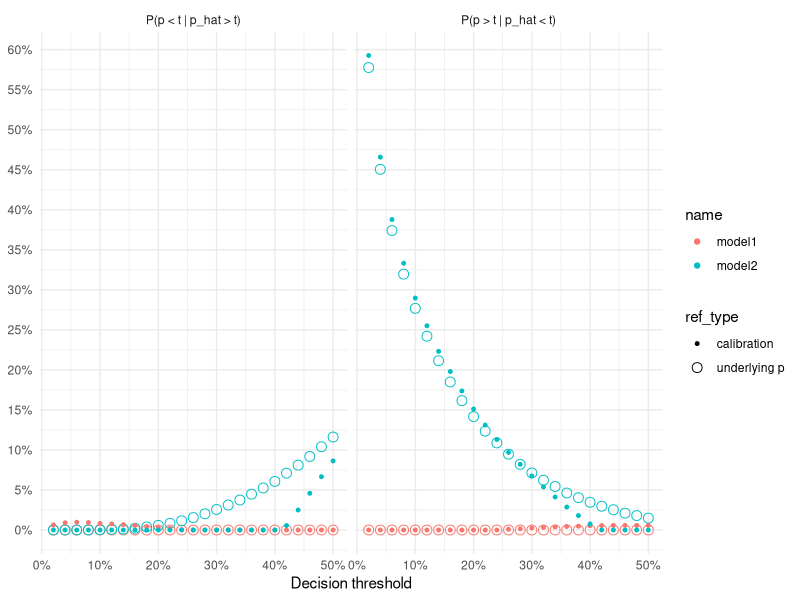
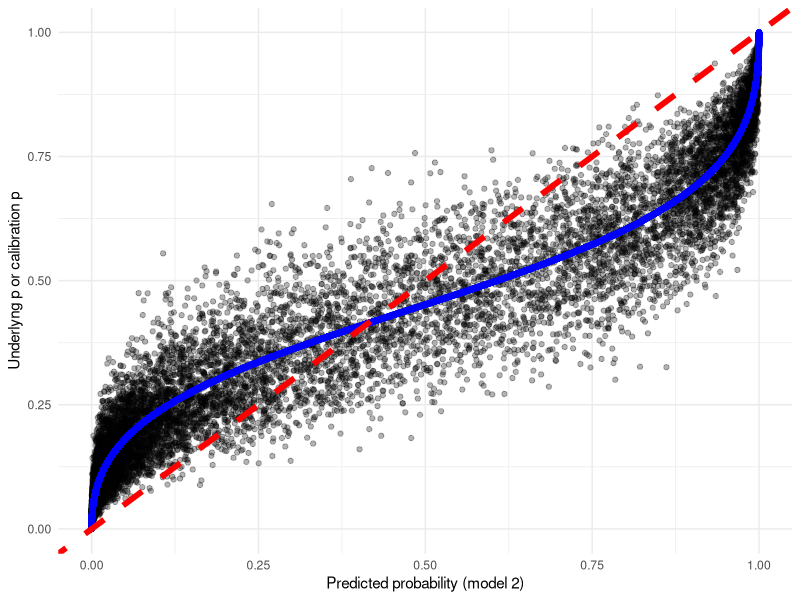
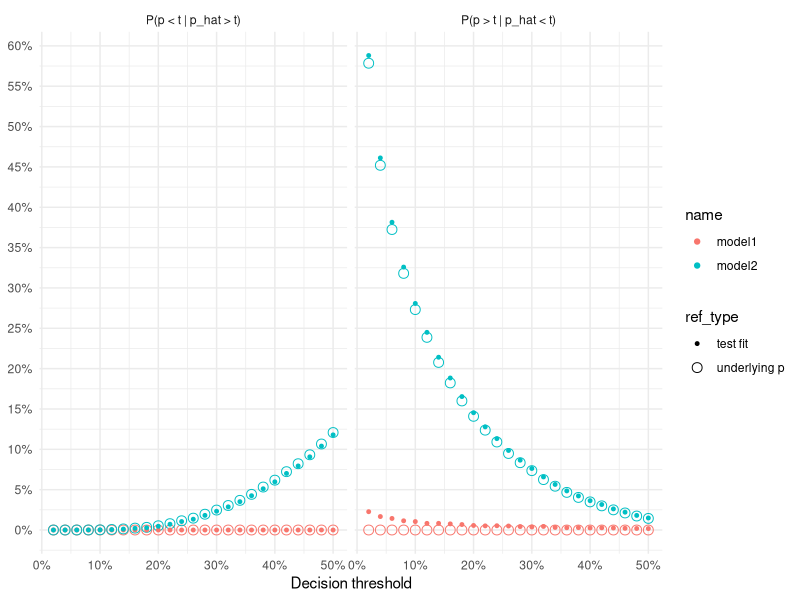
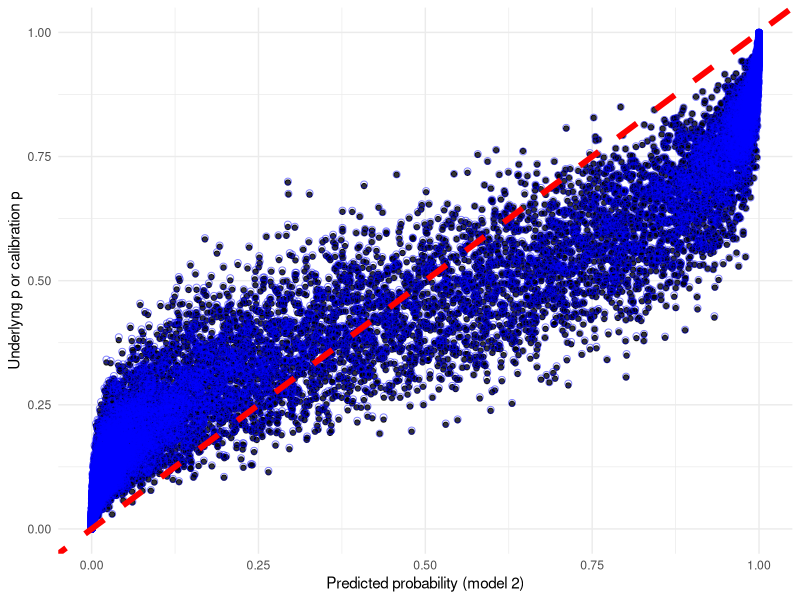

Here is the R script that generated these plots, in order:
## ---- chunk 1
knitr::opts_chunk$set(
  echo = TRUE,
  warning = FALSE,
  message = FALSE,
  dpi = 300
)
## ---- chunk 2
n_pop <- 1e6
X <- cbind(
  1,
  rnorm(n_pop), rnorm(n_pop), rnorm(n_pop)
)
beta <- c(-1.5, log(1.5), log(0.1), log(3))
p <- plogis(X %*% beta)
y <- rbinom(n = n_pop, size = 1, prob = p)
df <- data.frame(y, X[, -1], p)
head(df)
## ---- chunk 3
m1 <- \(x) as.vector(
  plogis(
    as.matrix(cbind(1, x[, stringr::str_detect(colnames(x), "^X")])) %*% beta
  )
)
## ---- chunk 4
beta2 <- c(-2.8, log(2), log(0.005), log(5))
m2 <- \(x) as.vector(
  plogis(
    as.matrix(cbind(1, x[, stringr::str_detect(colnames(x), "^X")])) %*% beta2
  )
)
## ---- chunk 5
ix <- sample(1:n_pop, 1e5)
.df <- df[ix,]
logit <- \(x) log(x/(1-x))
.df$p_hat1 <- m1(.df)
.df$lp1 <- logit(.df$p_hat1)
.df$p_hat2 <- m2(.df)
.df$lp2 <- logit(.df$p_hat2)

cal1 <- glm(y ~ rms::rcs(lp1, 5), data = .df, family = binomial)
cal2 <- glm(y ~ rms::rcs(lp2, 5), data = .df, family = binomial)

.df$cal1_fitted <- predict(cal1, data = .df, type = "response")
.df$cal2_fitted <- predict(cal2, data = .df, type = "response")
## ---- chunk 6


library(tidyverse)
thresholds <- seq(0.02, 0.5, 0.02)
get_treatment_errors <- function(thr, df_val) {
  tibble(
    type = c(
      "P(p > t | p_hat < t)",
      "P(p < t | p_hat > t)",
      "P(p > t | p_hat < t)",
      "P(p < t | p_hat > t)"
    ),
    ref_type = c(
      "underlying p",
      "underlying p",
      "calibration",
      "calibration"
    ),
    type_label = c(
      "undertreatment",
      "overtreatment",
      "undertreatment",
      "overtreatment"
    ),
    model1 = c(
      mean(df_val$p[df_val$p_hat1 < thr] > thr),
      mean(df_val$p[df_val$p_hat1 > thr] < thr),
      mean(df_val$cal1_fitted[df_val$p_hat1 < thr] > thr),
      mean(df_val$cal1_fitted[df_val$p_hat1 > thr] < thr)
    ),
    model2 = c(
      mean(df_val$p[df_val$p_hat2 < thr] > thr),
      mean(df_val$p[df_val$p_hat2 > thr] < thr),
      mean(df_val$cal2_fitted[df_val$p_hat2 < thr] > thr),
      mean(df_val$cal2_fitted[df_val$p_hat2 > thr] < thr)
    ),
    thr = rep(thr, 4)
  )
}
d <- map_df(thresholds, get_treatment_errors, df_val = .df)

## ---- chunk 7
theme_set(theme_minimal())
d %>% 
  na.omit() %>% 
  pivot_longer(cols = contains('model')) %>% 
  ggplot(aes(thr, value, color = name, shape = ref_type, size = ref_type)) +
  geom_point() +
  facet_wrap(~type) +
  scale_shape_manual(values = c(19, 21)) +
  scale_size_manual(values = c(1, 3)) +
  scale_x_continuous(labels = scales::percent) +
  scale_y_continuous(labels = scales::percent,
                     breaks = scales::pretty_breaks(10)) +
  labs(x = "Decision threshold", y = NULL)

## ---- chunk 8
.df %>% 
  sample_n(2e4) %>% 
  ggplot(aes(p_hat2)) +
  geom_point(aes(y = p), alpha = 0.3) +
  geom_point(aes(y = cal2_fitted), color = "blue") +
  geom_abline(linetype = 2, color = "red", size = 2) +
  labs(x = "Predicted probability (model 2)",
       y = "Underlyng p or calibration p")

## ---- chunk 9
n_test <- 1e5
.df <- df[sample(1:n_pop, n_test), ]
.df$p_hat1 <- m1(.df)
.df$lp1 <- logit(.df$p_hat1)
.df$p_hat2 <- m2(.df)
.df$lp2 <- logit(.df$p_hat2)
test_fit <- glm(y ~ X1 + X2 + X3, data = .df, family = binomial)
.df$cal1_fitted <- predict(test_fit, type = 'response')
.df$cal2_fitted <- predict(test_fit, type = 'response')
d <- map_df(thresholds, get_treatment_errors, df_val = .df) %>% 
  mutate(
    ref_type = ifelse(
      ref_type == "calibration",
      "test fit",
      ref_type
    )
  )

d %>% 
  na.omit() %>% 
  pivot_longer(cols = contains('model')) %>% 
  ggplot(aes(thr, value, color = name, shape = ref_type, size = ref_type)) +
  geom_point() +
  facet_wrap(~type) +
  scale_shape_manual(values = c(19, 21)) +
  scale_size_manual(values = c(1, 3)) +
  scale_x_continuous(labels = scales::percent) +
  scale_y_continuous(labels = scales::percent,
                     breaks = scales::pretty_breaks(10)) +
  labs(x = "Decision threshold", y = NULL)
## ---- chunk 10
.df %>% 
  sample_n(2e4) %>% 
  ggplot(aes(p_hat2)) +
  geom_point(aes(y = p), alpha = 0.8) +
  geom_point(aes(y = cal2_fitted), alpha = 0.5, color = "blue", 
             shape = 21, size = 2) +
  geom_abline(linetype = 2, color = "red", size = 2) +
  labs(x = "Predicted probability (model 2)",
       y = "Underlyng p or calibration p")
